Frame 1 (no input): blank canvas, image omitted
Frame 60 (the mouse pressed at the canvas centre just before this capture): blank canvas, image omitted
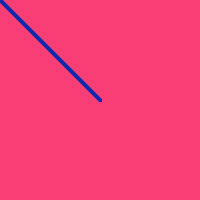
Frame 120 (the mouse held since frame 60 and released just before this capture)

The Processing sketch whose frames 1 and 60 were blank and that drew this single picture after the mouse press (run headless with seeded random() and noise(); from frame 60 on, the mouse is pressed at the canvas centre):

// Processing sketch: processing_93381
// ── processing_93381.pde

void setup(){
size(200,200);
background (250,63,119);
}
void draw(){
 stroke (16,39,180);
 strokeWeight(3);
  line(mouseX, mouseY, 1,1);
}
